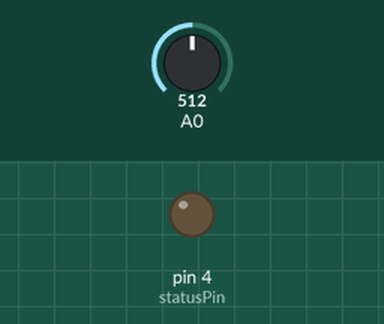
Bench run of a sketch on a simulated Arduino Uno, built with avr-gcc and run on an emulated ATmega328P. On the bench: output pins drawn as LEDs (lit = HIGH). Inputs (shaded band) come from the test bench; at power-on: A0 = 512. Random numbers use the default seed unless the sketch sets one; what the sketch prints to the serial monitor is not drawn.

Above: at 1.2 s.
1.3 s: A0 set to 0
4.3 s: A0 set to 122
5.8 s: A0 set to 511
At 6.3 s:
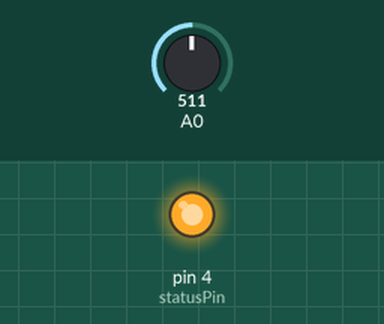
8.8 s: A0 set to 306
At 9.6 s:
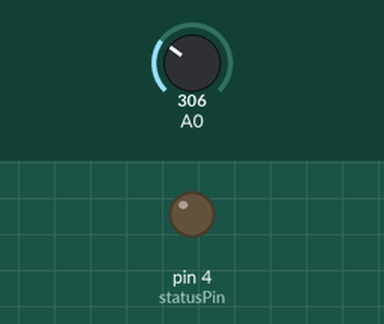
Timing chart, 0 to 11.3 s (numbered marks = the images above; inputs shaded):
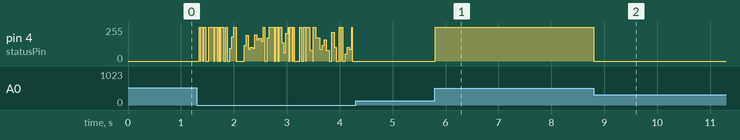

The sketch:

IR1.ino
```cpp
#include <IRremote.hpp>

const int detectPin = 2;
const int statusPin = 4;

IRsend irsend;

void setup() {

pinMode(detectPin, INPUT);
pinMode(statusPin, OUTPUT);

irsend.enableIROut(38);

irsend.mark(0);
Serial.begin(9600);
}

void loop() {

Serial.println("test");
int LED_status = Library();
digitalWrite(statusPin, LED_status);


}


int Library() {

randomSeed(analogRead(0));
delayMicroseconds(5000);
return random(2);
}
```

Measured:
- after the input at 4.3 s, every drawn part: stays the same
- after the input at 5.8 s, pin 4 (statusPin): 0/255 → 255/255 at once
- after the input at 8.8 s, pin 4 (statusPin): 255/255 → 0/255 at once
